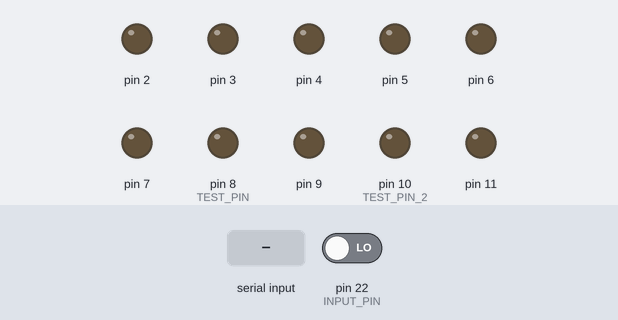
A sketch run on a simulated Arduino Mega 2560, built with avr-gcc and run on an emulated ATmega2560. Parts: output pins drawn as LEDs (lit = HIGH). The test bench sets the inputs (shaded band); at power-on: pin 22 (INPUT_PIN) LOW. What the sketch prints to the serial monitor is not drawn.

Above: at 1.2 s.
1.3 s: "Failed" received over Serial
At 1.8 s:
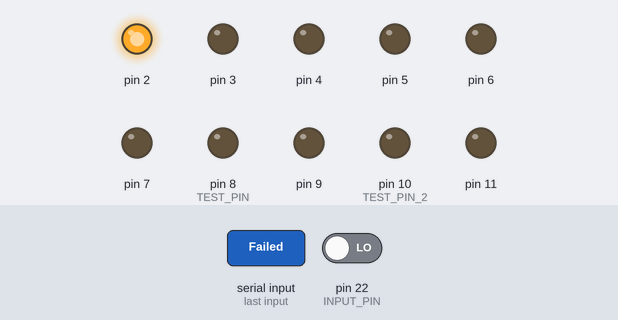
At 3.2 s:
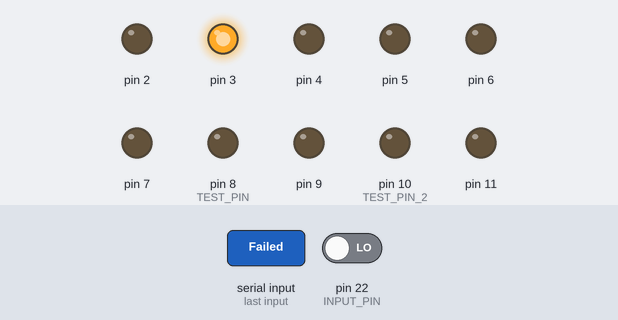
4.3 s: pin 22 (INPUT_PIN) driven HIGH
At 6.0 s:
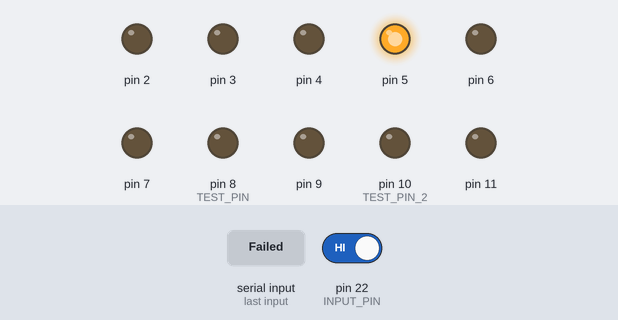
Timing chart, 0 to 22.1 s (numbered marks = the images above; inputs shaded):
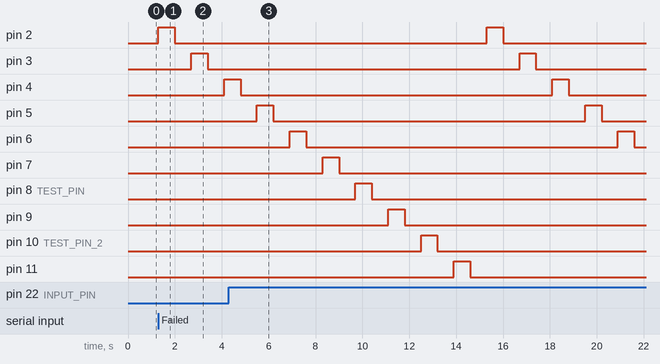

The sketch:

CTF_BEEP.ino
```cpp
/*
   Test each trace of the CTF unit and display it on LCD
   Please see UPDATES.txt

   @author: John G
*/
#include <SPI.h>
#include <Wire.h>
#include <Adafruit_GFX.h>
#include <Adafruit_SSD1306.h>

/* Mega2560 Defines */
#define FLEX_SIZE   6
#define NUM_PINS    54
#define INPUT_PIN   22
#define TEST_PIN    8
#define TEST_PIN_2  10
#define TEST_SIZE   300
#define ALOG_PIN    A0

/* LCD and CTF Data */
Adafruit_SSD1306 display(128, 32, &Wire, -1);
String errorMsg = "";
int pin = 1, val, FLEX_TRACES;
bool short_check, continunity_check;

void setup() {
  Serial.begin(9600);
  pinMode(INPUT_PIN, INPUT);
  for (int i = 2; i < 12; ++i) pinMode(i, OUTPUT);
}

/* Only test a few pins */
void simpleTest() {
  pinMode(TEST_PIN, OUTPUT);
  pinMode(TEST_PIN_2, OUTPUT);
  while (1) {
    checkPin(TEST_PIN);
    delay(600);
    checkPin(TEST_PIN_2);
    delay(600);
  }
}

/* Testing the log() and error msgs */
void anotherTest() {
  pinMode(TEST_PIN, OUTPUT);
  pinMode(TEST_PIN_2, OUTPUT);
  for (int i = 0; i < TEST_SIZE; ++i) {
    checkPin(TEST_PIN);
    delay(600);
    checkPin(TEST_PIN_2);
    delay(600);
  }
}

/*
  Drive the pin(trace) high and check the buzzer went off
  @param p, the pin to test
*/
void checkPin(int p) {
  // break this up
  digitalWrite(p, HIGH);
  Serial.print(" Trace #");
  Serial.print((p == TEST_PIN) ? "1" : "2");
  if (digitalRead(INPUT_PIN) == HIGH) {
    Serial.println(" has PASSED.");
  }
  else {
    Serial.println(" has FAILED.");
    logError(p);
  }
  Serial.println("\n\n8bit Value: ");
  Serial.println(convertVal(analogRead(ALOG_PIN)));
  delay(500);
  digitalWrite(p, LOW);
  delay(5); // 5 us delay with pin LOW
}

/* Begin the full test, testing each pin */
void startFullTest() {
  //display.begin(SSD1306_SWITCHCAPVCC, 0x3C);
  //display.setTextSize(2);
  //display.setTextColor(SSD1306_WHITE);
  //display.clearDisplay();
  testTraces();
}

/* Test each trace, tweak this */
void testTraces() {
  int count = 1;
  for (int i = 2; i < 12; ++i) {
    Serial.print("Pin Number: ");  // add trace #info
    Serial.print(count++);
    Serial.println(checkTrace(i) ? " Passed\n" : " Failed\n");
    digitalWrite(i, LOW);
    delay(700);
  }
}

/* Check the individual pin and return status of buzzer */
bool checkTrace(int i) {
  digitalWrite(i, HIGH);
  delay(700);
  //convertVal(analogRead(ALOG_PIN));
  return digitalRead(INPUT_PIN);
}

/* Convert the analong read to a 8bit value */
int convertVal(int v) {
  val = map(v, 0, 1023, 0, 255);
  return val;
}

/*
  Display info regarding the test on LCD
  @param s, the string to display
  @param i, the pin number
 */
void displayInfo(String s, int i) {
  //display.clearDisplay();
  Serial.print("Trace = ");
  Serial.println(s);
  //display.print("8Bit Value = ");
  //display.println(val);
  //display.display();
  //delay(1000);
  //display.clearDisplay();
  if (s == "Failed") logError(i);
}

/* Create an error message containing all failed traces */
void logError(int i) {
  errorMsg += "\nPin # ";
  errorMsg += i-1;
  errorMsg += " has failed\n";
  //errorMsg += "8bit Value: ";
  //errorMsg += val;
}

/* Display the error messgae on LCD and Serial */
void displayErrorLog() {
  //display.clearDisplay();
  //display.setTextSize(2);
  //display.println(errorMsg);
  Serial.println(errorMsg);
}

void loop() {
	if (Serial.available() > 0) {
		int v = Serial.read();
		if (v < 100) FLEX_TRACES = v;
		if (v == 200) continunity_check = true;
		if (v == 250) short_check = true;
		startFullTest();
	}
}
```

Measured:
- after the input at 1.3 s, pin 2: LOW → HIGH at once, → LOW 0.70 s later; pin 3: LOW → HIGH after 1.4 s, → LOW 0.70 s later; pin 4: LOW → HIGH after 2.8 s
- by itself, pin 5, pin 6: alternates HIGH for 0.70 s and LOW for 13.3 s
